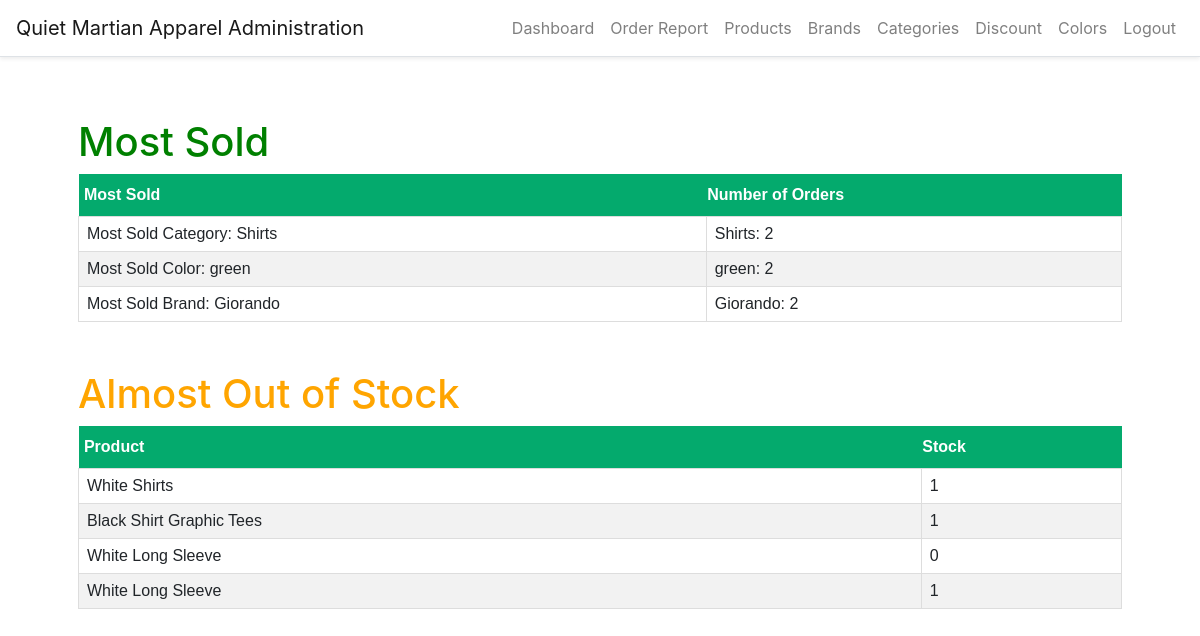
/sales-dashboard (signed in), run on an earlier commit of the app's database.
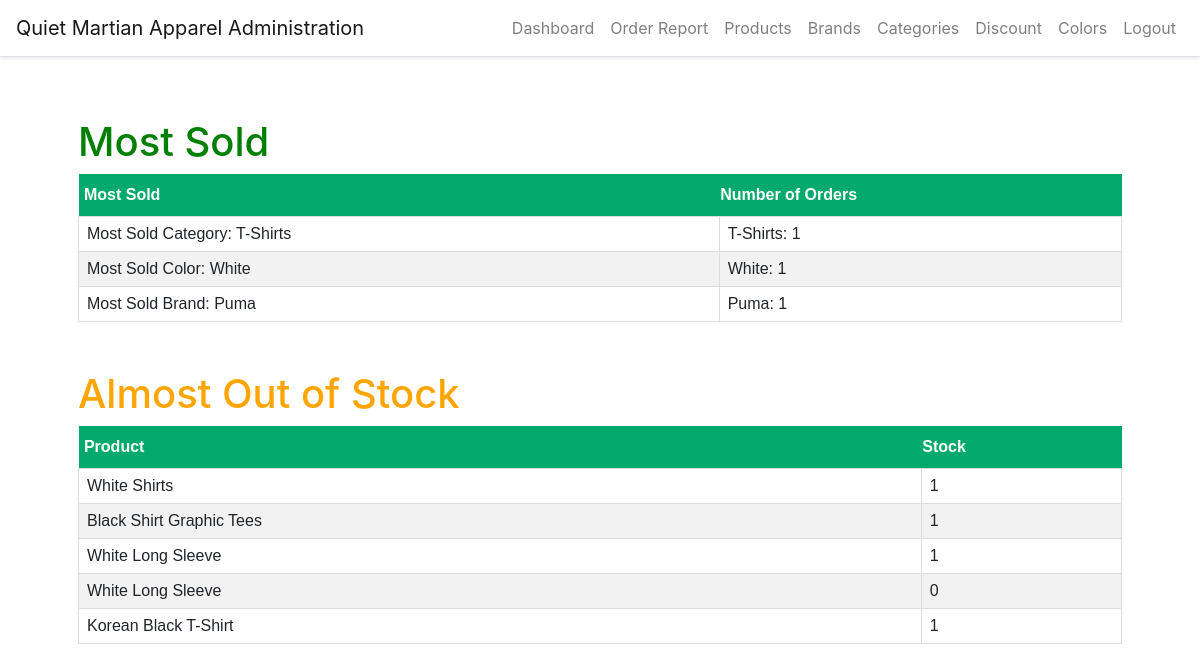
And on a later commit of the database.
### website/models.py (models this page shows)
class Category(db.Model, UserMixin):
    id = db.Column(db.Integer, primary_key=True)
    name = db.Column(db.String(150))
    created_date = db.Column(db.DateTime, default=func.now())
    created_by = db.Column(db.Integer)
    updated_date = db.Column(db.DateTime, default=func.now())
    updated_by = db.Column(db.Integer)
    products = db.relationship('Product')

class Color(db.Model, UserMixin):
    id = db.Column(db.Integer, primary_key=True)
    name = db.Column(db.String(150))
    color_code = db.Column(db.String(150))
    products = db.relationship('Product')

class Brand(db.Model, UserMixin):
    id = db.Column(db.Integer, primary_key=True)
    name = db.Column(db.String(150))
    created_date = db.Column(db.DateTime, default=func.now())
    created_by = db.Column(db.Integer)
    updated_date = db.Column(db.DateTime, default=func.now())
    updated_by = db.Column(db.Integer)
    products = db.relationship('Product')

class Product(db.Model, UserMixin):
    id = db.Column(db.Integer, primary_key=True)
    brand_id = db.Column(db.Integer, db.ForeignKey('brand.id'))
    category_id = db.Column(db.Integer, db.ForeignKey('category.id'))
    title = db.Column(db.String(150))
    description = db.Column(db.String(255))
    stock = db.Column(db.Integer)
    discount_id = db.Column(db.Integer, db.ForeignKey('discount.id'))
    price = db.Column(db.Float)
    color_id = db.Column(db.Integer, db.ForeignKey('color.id'))
    image_1 = db.Column(db.String(150))
    image_2 = db.Column(db.String(150))
    image_3 = db.Column(db.String(150))
    created_date = db.Column(db.DateTime, default=func.now())
    created_by_id = db.Column(db.Integer)
    updated_date = db.Column(db.DateTime, default=func.now())
    updated_by_id = db.Column(db.Integer)
    brand = db.relationship('Brand')
    category = db.relationship('Category')
    color = db.relationship('Color')
    colors = db.relationship('Color', secondary='product_color')
    orders = db.relationship('Order', lazy=True)
    discount = db.relationship('Discount', lazy=True)

### website/auth.py (the view)
@auth.route('/sales-dashboard', methods=['GET', 'POST'])
@login_required
def sales_dashboard():
    orders = Order.query.filter_by(order_status='paid').all()
    if not orders:
        flash('There are no orders in the system yet.',
              category='success')
        cc = ''
        msc = ''
        count_b = ''
        count_c = ''
        msb = ''
        most_sold_color = ''
    else:
        product_quantities = [(order.product_id, order.quantity) for order in orders]
        product_sales_count = Counter(dict(product_quantities))
        category_sales_count = {}
        for product_id, quantity in product_quantities:
            category_id = Product.query.get(product_id).category_id
            category_sales_count[category_id] = category_sales_count.get(category_id, 0) + quantity
        most_sold_category = Category.query.get(max(category_sales_count, key=category_sales_count.get))
        brand_sales_count = {}
        for product_id, quantity in product_quantities:
            brand_id = Product.query.get(product_id).brand_id
            brand_sales_count[brand_id] = brand_sales_count.get(brand_id, 0) + quantity
        most_sold_brand = Brand.query.get(max(brand_sales_count, key=brand_sales_count.get))
        category_order_count = {}
        brand_order_count = {}
        for order in orders:
            category_id = Product.query.get(order.product_id).category_id
            category_order_count[category_id] = category_order_count.get(category_id, 0) + 1
            brand_id = Product.query.get(order.product_id).brand_id
            brand_order_count[brand_id] = brand_order_count.get(brand_id, 0) + 1
        print(f"Most sold category: {most_sold_category.name}")
        print(f"Most sold brand: {most_sold_brand.name}")
        print("Number of orders by category:")
        for category_id, order_count in category_order_count.items():
            category = Category.query.get(category_id)
            print(f"{category.name}: {order_count}")
        print("Number of orders by brand:")
        for brand_id, order_count in brand_order_count.items():
            brand = Brand.query.get(brand_id)
            print(f"{brand.name}: {order_count}")
        msb = most_sold_brand.name
        msc = most_sold_category.name
        count_c = (f"{category.name}: {order_count}")
        count_b = (f"{brand.name}: {order_count}")
        color_counts = defaultdict(int)
        for order in orders:
            for product_color in order.product.colors:
                color_counts[product_color.name] += order.quantity
        most_sold_color = max(color_counts, key=color_counts.get)
        print(most_sold_color)
        color_order_count = defaultdict(int)
        orders = Order.query.filter_by(order_status='paid').all()
        for order in orders:
            product = order.product
            for color in product.colors:
                color_order_count[color.name] += order.quantity
        for color_name, order_count in color_order_count.items():
            print(f"{color_name}: {order_count}")
        cc = (f"{order_count}")
    almost_out_of_stock = Product.query.filter(Product.stock < 5).all()
    return render_template("staff/sales_dashboard.html", cc=cc, msc=msc, count_b=count_b, count_c=count_c, msb=msb,
                           most_sold_color=most_sold_color, orders=orders, user=current_user,
                           almost_out_of_stock=almost_out_of_stock)

### website/templates/staff/sales_dashboard.html (shortened to what this page needs)
{% extends "staff/layout.html" %}
{% block main %}
<link rel="stylesheet" href="static/payment.css">
    <h1 style="color:green">Most Sold</h1>
        <table class="history">
            <thead>
                <tr>
                    <th>&nbsp;Most Sold</th>
                    <th>Number of Orders</th>
                </tr>
            </thead>
            <tbody>
                    <tr>
                        <td>Most Sold Category: {{ msc }}</td>
                        <td>{{ count_c }}</td>
                    </tr>
                    <tr>
                        <td>Most Sold Color: {{ most_sold_color }}</td>
                        <td>{{ most_sold_color }}: {{ cc }}</td>
                    </tr>
                    <tr>
                        <td>Most Sold Brand: {{ msb }}</td>
                        <td>{{ count_b }}</td>
                    </tr>
            </tbody>
        </table>
<br> <br>
<h1 style="color:orange">Almost Out of Stock</h1>
<table class="history">
    <thead>
        <tr>
            <th>&nbsp;Product</th>
            <th>Stock</th>
        </tr>
    </thead>
    <tbody>
        {% for product in almost_out_of_stock %}
        <tr>
            <td>{{ product.title }}</td>
            <td>{{ product.stock }}</td>
        </tr>
        {% endfor %}
    </tbody>
</table>
{% endblock %}

What changed in the data, as far as the page shows it:
no longer on this page (row unchanged): Color: name "green"
no longer on this page (row unchanged): Brand: name "Giorando"
changed Category: name "Shirts" → "T-Shirts"
now on this page (row unchanged): Color: name "White"
now on this page (row edited): Brand: name "Puma"
changed Product (number 3 of 5 on the later page): stock "0" → "1"
changed Product (number 4 of 5 on the later page): stock "1" → "0"
added Product: title "Korean Black T-Shirt", stock "1"
Also different on the page:
{{ count_c }}: "Shirts: 2" → "T-Shirts: 1"
{{ cc }}: "2" → "1"
{{ count_b }}: "Giorando: 2" → "Puma: 1"
